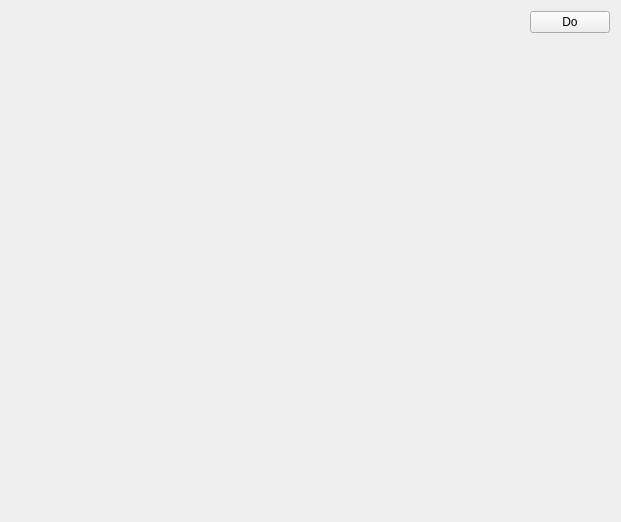
<?xml version="1.0" encoding="UTF-8"?>
<ui version="4.0">
 <class>MainWindow</class>
 <widget class="QWidget" name="MainWindow">
  <property name="geometry">
   <rect>
    <x>0</x>
    <y>0</y>
    <width>621</width>
    <height>522</height>
   </rect>
  </property>
  <property name="windowTitle">
   <string>MainWindow</string>
  </property>
  <layout class="QGridLayout" name="gridLayout">
   <item row="0" column="0">
    <layout class="QHBoxLayout" name="horizontalLayout_2">
     <item>
      <widget class="QWidget" name="widget_drawAreaContainer" native="true">
       <property name="sizePolicy">
        <sizepolicy hsizetype="Expanding" vsizetype="Preferred">
         <horstretch>0</horstretch>
         <verstretch>0</verstretch>
        </sizepolicy>
       </property>
      </widget>
     </item>
     <item>
      <layout class="QVBoxLayout" name="verticalLayout">
       <item>
        <widget class="QPushButton" name="pushButton_do">
         <property name="text">
          <string>Do</string>
         </property>
        </widget>
       </item>
       <item>
        <spacer name="verticalSpacer">
         <property name="orientation">
          <enum>Qt::Vertical</enum>
         </property>
         <property name="sizeHint" stdset="0">
          <size>
           <width>20</width>
           <height>40</height>
          </size>
         </property>
        </spacer>
       </item>
      </layout>
     </item>
    </layout>
   </item>
  </layout>
 </widget>
 <layoutdefault spacing="6" margin="11"/>
 <resources/>
 <connections/>
</ui>
